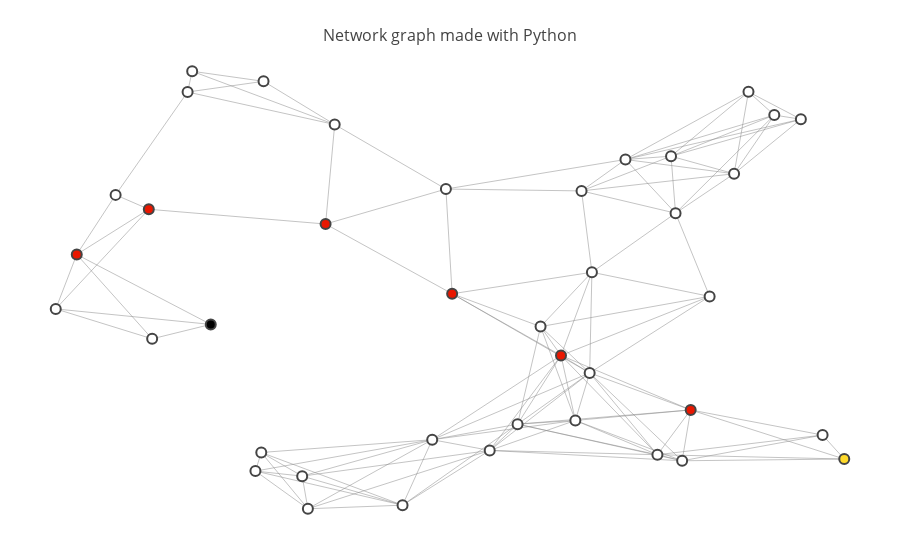

Notebook code for this chart:
### Markdown cell above
### Advanced Visualizations

The map above shows a network of roads which spans 40 different intersections (labeled 0 through 39). 

The `show_map` function which generated this map also takes a few optional parameters which might be useful for visualizaing the output of the search algorithm you will write.

* `start` - The "start" node for the search algorithm.
* `goal`  - The "goal" node.
* `path`  - An array of integers which corresponds to a valid sequence of intersection visits on the map.

### Code cell
# run this code, note the effect of including the optional
# parameters in the function call.
show_map(map_40, start=8, goal=24, path=[8, 14, 16, 37, 12, 17, 10, 24])

### Figure 1 — Plotly figure (JSON) as saved in the notebook; plotly's stock layout.template omitted (floating-point values rounded to 4 significant figures; data arrays with more than 128 entries replaced by an {"elided": "..."} marker saying what was removed)
{"data": [{"hoverinfo": "none", "line": {"color": "#888", "width": 0.5}, "mode": "lines", "type": "scatter", "x": {"elided": "369 float values"}, "y": {"elided": "369 float values"}}, {"hoverinfo": "text", "marker": {"color": [0, 0, 0, 0, 0, 0, 0, 0, 3, 0, 2, 0, 2, 0, 2, 0, 2, 2, 0, 0, 0, 0, 0, 0, 1, 0, 0, 0, 0, 0, 0, 0, 0, 0, 0, 0, 0, 2, 0, 0], "colorbar": {"thickness": 15, "title": "Node Connections", "titleside": "right", "xanchor": "left"}, "colorscale": "Hot", "line": {"width": 2}, "reversescale": true, "showscale": false, "size": 10}, "mode": "markers", "text": ["Intersection 0", "Intersection 1", "Intersection 2", "Intersection 3", "Intersection 4", "Intersection 5", "Intersection 6", "Intersection 7", "Intersection 8", "Intersection 9", "Intersection 10", "Intersection 11", "Intersection 12", "Intersection 13", "Intersection 14", "Intersection 15", "Intersection 16", "Intersection 17", "Intersection 18", "Intersection 19", "Intersection 20", "Intersection 21", "Intersection 22", "Intersection 23", "Intersection 24", "Intersection 25", "Intersection 26", "Intersection 27", "Intersection 28", "Intersection 29", "Intersection 30", "Intersection 31", "Intersection 32", "Intersection 33", "Intersection 34", "Intersection 35", "Intersection 36", "Intersection 37", "Intersection 38", "Intersection 39"], "type": "scatter", "x": [0.7802, 0.525, 0.8085, 0.2599, 0.7354, 0.09089, 0.314, 0.6825, 0.2013, 0.8552, 0.7582, 0.2531, 0.4814, 0.9112, 0.04581, 0.4583, 0.1294, 0.6077, 0.7196, 0.886, 0.4238, 0.8252, 0.4742, 0.2625, 0.9364, 0.6243, 0.5573, 0.7483, 0.6436, 0.3451, 0.02142, 0.641, 0.1744, 0.1333, 0.584, 0.3074, 0.7406, 0.3345, 0.1797, 0.6315], "y": [0.4947, 0.1495, 0.7696, 0.1449, 0.809, 0.7223, 0.01876, 0.8016, 0.432, 0.9011, 0.2403, 0.1032, 0.5006, 0.1839, 0.5887, 0.1736, 0.69, 0.3623, 0.1399, 0.8919, 0.02677, 0.9533, 0.7353, 0.9768, 0.1302, 0.2167, 0.2084, 0.1263, 0.5489, 0.88, 0.4666, 0.3233, 0.9529, 0.3997, 0.427, 0.09187, 0.6813, 0.6569, 0.9994, 0.7312]}], "layout": {"hovermode": "closest", "margin": {"b": 20, "l": 5, "r": 5, "t": 40}, "showlegend": false, "title": "<br>Network graph made with Python", "titlefont": {"size": 16}, "xaxis": {"showgrid": false, "showticklabels": false, "zeroline": false}, "yaxis": {"showgrid": false, "showticklabels": false, "zeroline": false}}}
